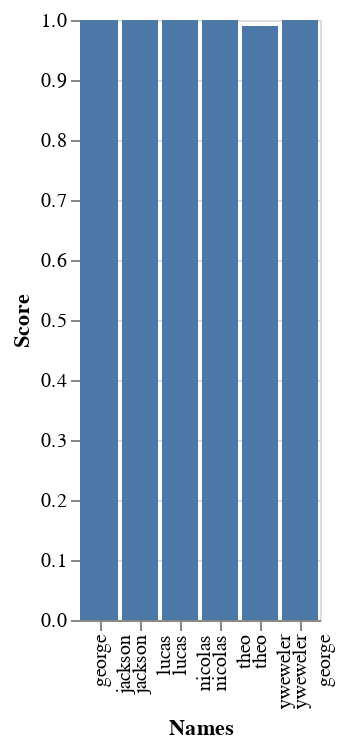

Source (notebook cell):
### Code cell
chart1 = alt.Chart(df2_10_50).mark_bar().encode(x='Names', y='Score')
chart2 = alt.Chart(df2_5_50).mark_bar().encode(x='Names', y='Score')
chart3 = alt.Chart(df2_5_25).mark_bar().encode(x='Names', y='Score')
chart4 = alt.Chart(df2_5_1).mark_bar().encode(x='Names', y='Score')




chart1+chart2+chart3+chart4

### Figure 1 — Vega-Lite specification as saved in the notebook (floating-point values rounded to 4 significant figures)
{"config": {"view": {"continuousWidth": 400, "continuousHeight": 300}}, "layer": [{"data": {"name": "data-8aaaaeff03ee6c47a1b1d4a1d644ce9b"}, "mark": "bar", "encoding": {"x": {"type": "nominal", "field": "Names"}, "y": {"type": "quantitative", "field": "Score"}}}, {"data": {"name": "data-7319536f4bf3a156d65066ced3882052"}, "mark": "bar", "encoding": {"x": {"type": "nominal", "field": "Names"}, "y": {"type": "quantitative", "field": "Score"}}}, {"data": {"name": "data-b71d6ad3055883e1836dda9de850ee38"}, "mark": "bar", "encoding": {"x": {"type": "nominal", "field": "Names"}, "y": {"type": "quantitative", "field": "Score"}}}, {"data": {"name": "data-218beac4b254e21e4ca66f0afbf688cf"}, "mark": "bar", "encoding": {"x": {"type": "nominal", "field": "Names"}, "y": {"type": "quantitative", "field": "Score"}}}], "$schema": "https://vega.github.io/schema/vega-lite/v4.8.1.json", "datasets": {"data-8aaaaeff03ee6c47a1b1d4a1d644ce9b": [{"Names": ["george", "jackson"], "Score": 1.0, "Accuracy": 1.0, "Precision": 1.0, "Recall": 1.0, "F1": 1.0}, {"Names": ["jackson", "lucas"], "Score": 1.0, "Accuracy": 1.0, "Precision": 1.0, "Recall": 1.0, "F1": 1.0}, {"Names": ["lucas", "nicolas"], "Score": 1.0, "Accuracy": 1.0, "Precision": 1.0, "Recall": 1.0, "F1": 1.0}, {"Names": ["nicolas", "theo"], "Score": 1.0, "Accuracy": 1.0, "Precision": 1.0, "Recall": 1.0, "F1": 1.0}, {"Names": ["theo", "yweweler"], "Score": 0.99, "Accuracy": 0.99, "Precision": 1.0, "Recall": 0.9811, "F1": 0.9905}, {"Names": ["yweweler", "george"], "Score": 1.0, "Accuracy": 1.0, "Precision": 1.0, "Recall": 1.0, "F1": 1.0}], "data-7319536f4bf3a156d65066ced3882052": [{"Names": ["george", "jackson"], "Score": 1.0, "Accuracy": 1.0, "Precision": 1.0, "Recall": 1.0, "F1": 1.0}, {"Names": ["jackson", "lucas"], "Score": 0.9917, "Accuracy": 0.9917, "Precision": 0.9815, "Recall": 1.0, "F1": 0.9907}, {"Names": ["lucas", "nicolas"], "Score": 1.0, "Accuracy": 1.0, "Precision": 1.0, "Recall": 1.0, "F1": 1.0}, {"Names": ["nicolas", "theo"], "Score": 1.0, "Accuracy": 1.0, "Precision": 1.0, "Recall": 1.0, "F1": 1.0}, {"Names": ["theo", "yweweler"], "Score": 0.9917, "Accuracy": 0.9917, "Precision": 1.0, "Recall": 0.9811, "F1": 0.9905}, {"Names": ["yweweler", "george"], "Score": 1.0, "Accuracy": 1.0, "Precision": 1.0, "Recall": 1.0, "F1": 1.0}], "data-b71d6ad3055883e1836dda9de850ee38": [{"Names": ["george", "jackson"], "Score": 1.0, "Accuracy": 1.0, "Precision": 1.0, "Recall": 1.0, "F1": 1.0}, {"Names": ["jackson", "lucas"], "Score": 1.0, "Accuracy": 1.0, "Precision": 1.0, "Recall": 1.0, "F1": 1.0}, {"Names": ["lucas", "nicolas"], "Score": 1.0, "Accuracy": 1.0, "Precision": 1.0, "Recall": 1.0, "F1": 1.0}, {"Names": ["nicolas", "theo"], "Score": 1.0, "Accuracy": 1.0, "Precision": 1.0, "Recall": 1.0, "F1": 1.0}, {"Names": ["theo", "yweweler"], "Score": 0.9833, "Accuracy": 0.9833, "Precision": 1.0, "Recall": 0.9615, "F1": 0.9804}, {"Names": ["yweweler", "george"], "Score": 1.0, "Accuracy": 1.0, "Precision": 1.0, "Recall": 1.0, "F1": 1.0}], "data-218beac4b254e21e4ca66f0afbf688cf": [{"Names": ["george", "jackson"], "Score": 1.0, "Accuracy": 1.0, "Precision": 1.0, "Recall": 1.0, "F1": 1.0}, {"Names": ["jackson", "lucas"], "Score": 0.5, "Accuracy": 0.5, "Precision": 0.0, "Recall": 1.0, "F1": 0.0}, {"Names": ["lucas", "nicolas"], "Score": 1.0, "Accuracy": 1.0, "Precision": 1.0, "Recall": 1.0, "F1": 1.0}, {"Names": ["nicolas", "theo"], "Score": 1.0, "Accuracy": 1.0, "Precision": 1.0, "Recall": 1.0, "F1": 1.0}, {"Names": ["theo", "yweweler"], "Score": 1.0, "Accuracy": 1.0, "Precision": 1.0, "Recall": 1.0, "F1": 1.0}, {"Names": ["yweweler", "george"], "Score": 1.0, "Accuracy": 1.0, "Precision": 1.0, "Recall": 1.0, "F1": 1.0}]}}
